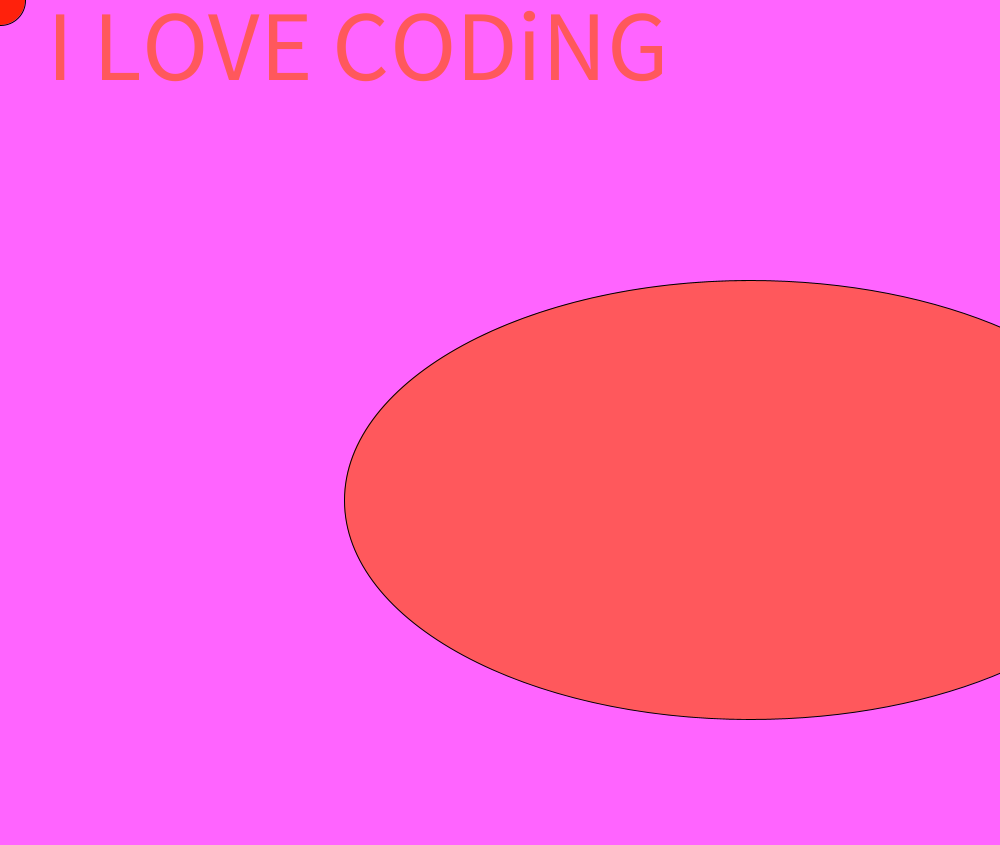
Frame 1 (no input)
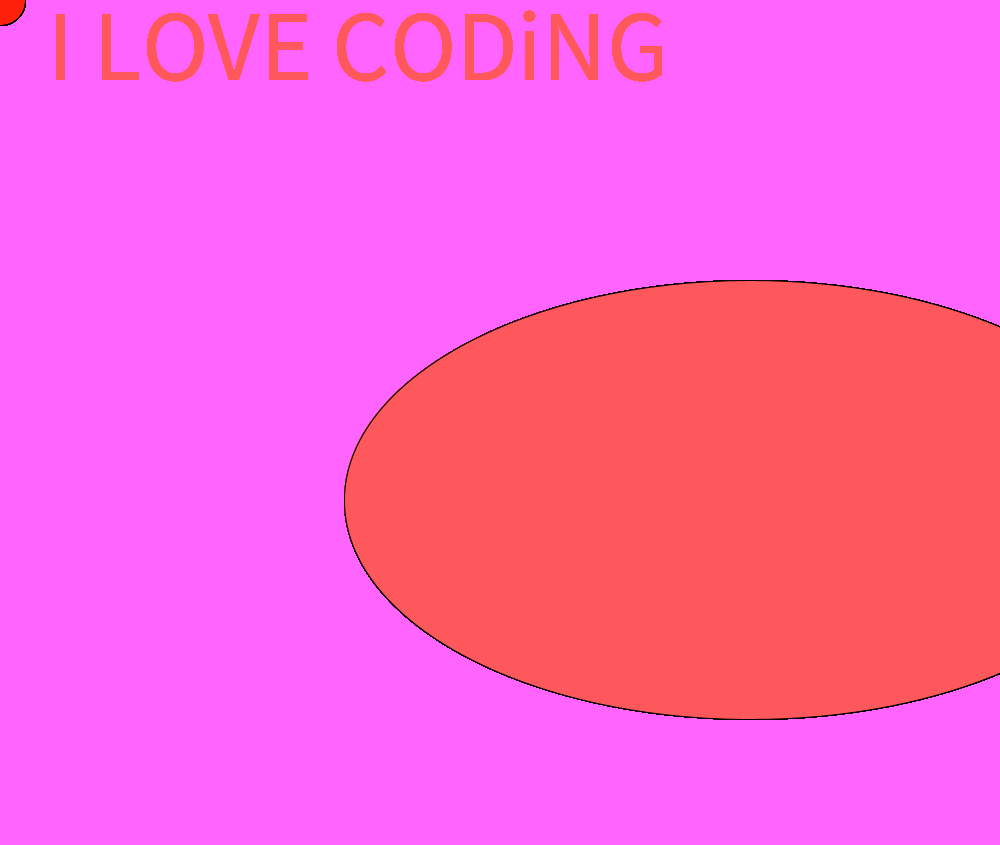
Frame 60 (the mouse pressed at the canvas centre just before this capture)
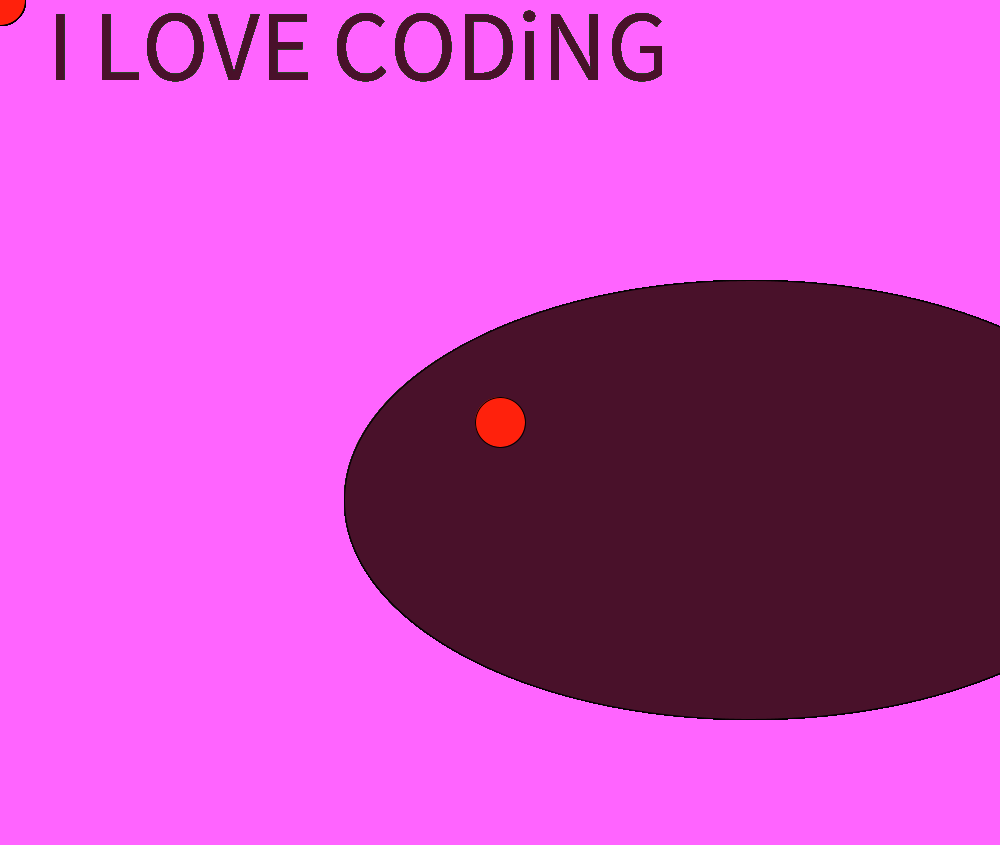
Frame 120 (the mouse held since frame 60 and released just before this capture)

The Processing sketch that drew these frames (run headless with seeded random() and noise(); from frame 60 on, the mouse is pressed at the canvas centre):

// Processing sketch: change245
// ── change245.pde
void setup(){
  size(1000,845);
 background(275,100,439);
}
void draw(){
  if(mousePressed){
    fill(random(98),random(150),random(67));
  }else{
    fill(450,88,92);}
   textSize(100);
  text("I LOVE CODiNG",47,80);
ellipse(750,500,812,439);
fill(615,33,12);
ellipse(mouseX,mouseY,50,50);
}
